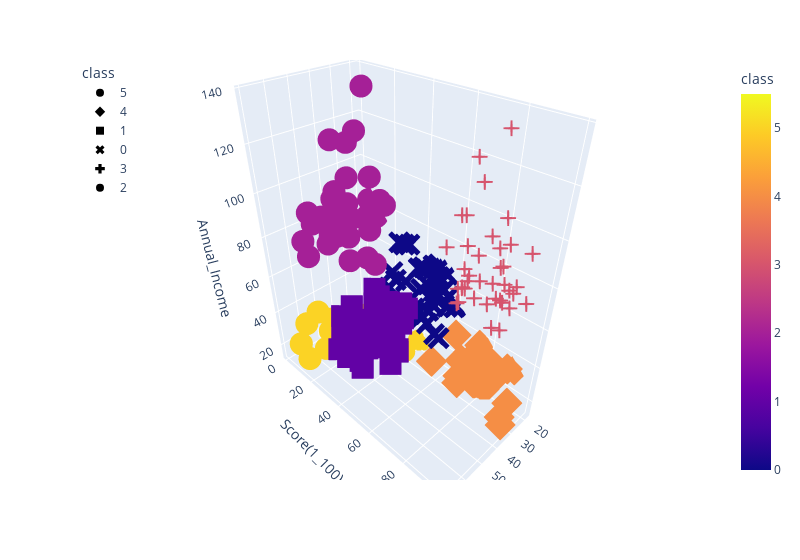

The notebook cell this image was saved under:
### Code cell
# Plot the 3D-scatter with x="Annual Income", y="Spending Score (1-100)" and z="Age"
fig = px.scatter_3d(
    six_clusters,
    x="Age",
    y="Score(1_100)",
    z="Annual_Income",
    color="class",
    symbol="class",
    width=800,
)
fig.update_layout(legend=dict(x=0, y=1))
fig.show()

### Figure 1 — Plotly figure (JSON) as saved in the notebook; plotly's stock layout.template omitted (floating-point values rounded to 4 significant figures)
{"data": [{"hovertemplate": "class=%{marker.color}<br>Age=%{x}<br>Score(1_100)=%{y}<br>Annual_Income=%{z}<extra></extra>", "legendgroup": "5", "marker": {"color": [5, 5, 5, 5, 5, 5, 5, 5, 5, 5, 5, 5, 5, 5, 5, 5, 5, 5, 5, 5, 5], "coloraxis": "coloraxis", "symbol": "circle"}, "mode": "markers", "name": "5", "scene": "scene", "showlegend": true, "type": "scatter3d", "x": [19, 20, 31, 35, 64, 67, 58, 37, 35, 52, 35, 46, 54, 45, 40, 60, 53, 49, 42, 36, 49], "y": [39, 6, 40, 6, 3, 14, 15, 13, 35, 29, 35, 5, 14, 32, 31, 4, 4, 14, 17, 26, 28], "z": [15, 16, 17, 18, 19, 19, 20, 20, 21, 23, 24, 25, 28, 28, 29, 30, 33, 33, 34, 37, 39]}, {"hovertemplate": "class=%{marker.color}<br>Age=%{x}<br>Score(1_100)=%{y}<br>Annual_Income=%{z}<extra></extra>", "legendgroup": "4", "marker": {"color": [4, 4, 4, 4, 4, 4, 4, 4, 4, 4, 4, 4, 4, 4, 4, 4, 4, 4, 4, 4, 4, 4], "coloraxis": "coloraxis", "symbol": "diamond"}, "mode": "markers", "name": "4", "scene": "scene", "showlegend": true, "type": "scatter3d", "x": [21, 23, 22, 23, 30, 35, 24, 22, 20, 35, 25, 31, 29, 35, 23, 21, 18, 21, 30, 20, 24, 24], "y": [81, 77, 76, 94, 72, 99, 77, 79, 66, 98, 73, 73, 82, 61, 87, 73, 92, 81, 73, 75, 92, 65], "z": [15, 16, 17, 18, 19, 19, 20, 20, 21, 23, 24, 25, 28, 28, 29, 30, 33, 33, 34, 37, 38, 39]}, {"hovertemplate": "class=%{marker.color}<br>Age=%{x}<br>Score(1_100)=%{y}<br>Annual_Income=%{z}<extra></extra>", "legendgroup": "1", "marker": {"color": [1, 1, 1, 1, 1, 1, 1, 1, 1, 1, 1, 1, 1, 1, 1, 1, 1, 1, 1, 1, 1, 1, 1, 1, 1, 1, 1, 1, 1, 1, 1, 1, 1, 1, 1, 1, 1, 1, 1, 1, 1, 1, 1, 1, 1], "coloraxis": "coloraxis", "symbol": "square"}, "mode": "markers", "name": "1", "scene": "scene", "showlegend": true, "type": "scatter3d", "x": [65, 48, 50, 49, 59, 50, 47, 51, 69, 53, 70, 67, 54, 63, 43, 68, 70, 47, 60, 60, 59, 45, 49, 57, 67, 46, 48, 55, 50, 68, 48, 47, 48, 49, 67, 49, 66, 54, 68, 66, 65, 63, 49, 51, 50], "y": [35, 36, 55, 52, 60, 45, 41, 50, 46, 46, 56, 52, 59, 51, 50, 48, 55, 42, 49, 56, 47, 53, 42, 51, 41, 44, 46, 58, 46, 55, 49, 47, 42, 48, 59, 56, 50, 46, 43, 48, 52, 43, 59, 43, 57], "z": [38, 39, 40, 42, 43, 43, 43, 44, 44, 46, 46, 47, 47, 48, 48, 48, 49, 49, 50, 50, 54, 54, 54, 54, 54, 54, 54, 57, 58, 59, 60, 60, 61, 62, 62, 62, 63, 63, 63, 63, 63, 65, 65, 67, 67]}, {"hovertemplate": "class=%{marker.color}<br>Age=%{x}<br>Score(1_100)=%{y}<br>Annual_Income=%{z}<extra></extra>", "legendgroup": "0", "marker": {"color": [0, 0, 0, 0, 0, 0, 0, 0, 0, 0, 0, 0, 0, 0, 0, 0, 0, 0, 0, 0, 0, 0, 0, 0, 0, 0, 0, 0, 0, 0, 0, 0, 0, 0, 0, 0, 0, 0], "coloraxis": "coloraxis", "symbol": "x"}, "mode": "markers", "name": "0", "scene": "scene", "showlegend": true, "type": "scatter3d", "x": [31, 27, 29, 31, 33, 31, 27, 19, 18, 19, 32, 26, 40, 23, 38, 21, 22, 34, 18, 40, 32, 24, 27, 20, 23, 26, 21, 19, 38, 19, 18, 19, 27, 38, 40, 23, 25, 28], "y": [61, 47, 42, 42, 60, 54, 51, 55, 59, 59, 47, 54, 48, 52, 55, 57, 55, 60, 41, 40, 42, 52, 50, 49, 41, 55, 42, 54, 42, 46, 48, 50, 56, 40, 58, 29, 34, 40], "z": [39, 40, 40, 40, 42, 43, 46, 46, 48, 48, 48, 54, 54, 54, 54, 54, 57, 58, 59, 60, 60, 60, 60, 61, 62, 62, 62, 63, 64, 64, 65, 65, 67, 67, 69, 70, 72, 76]}, {"hovertemplate": "class=%{marker.color}<br>Age=%{x}<br>Score(1_100)=%{y}<br>Annual_Income=%{z}<extra></extra>", "legendgroup": "3", "marker": {"color": [3, 3, 3, 3, 3, 3, 3, 3, 3, 3, 3, 3, 3, 3, 3, 3, 3, 3, 3, 3, 3, 3, 3, 3, 3, 3, 3, 3, 3, 3, 3, 3, 3, 3, 3, 3, 3, 3, 3], "coloraxis": "coloraxis", "symbol": "cross"}, "mode": "markers", "name": "3", "scene": "scene", "showlegend": true, "type": "scatter3d", "x": [39, 31, 40, 38, 39, 31, 29, 32, 35, 32, 32, 28, 32, 34, 39, 38, 27, 30, 30, 29, 31, 36, 33, 32, 28, 36, 30, 27, 35, 32, 29, 30, 28, 36, 32, 38, 35, 32, 30], "y": [91, 77, 95, 75, 75, 71, 88, 73, 72, 93, 87, 97, 74, 90, 88, 76, 89, 78, 73, 83, 93, 75, 95, 63, 75, 92, 86, 69, 90, 86, 88, 97, 68, 85, 69, 91, 79, 74, 83], "z": [69, 70, 71, 71, 71, 72, 73, 73, 74, 75, 76, 77, 77, 78, 78, 78, 78, 78, 78, 79, 81, 85, 86, 87, 87, 87, 88, 88, 93, 97, 98, 99, 101, 103, 103, 113, 120, 126, 137]}, {"hovertemplate": "class=%{marker.color}<br>Age=%{x}<br>Score(1_100)=%{y}<br>Annual_Income=%{z}<extra></extra>", "legendgroup": "2", "marker": {"color": [2, 2, 2, 2, 2, 2, 2, 2, 2, 2, 2, 2, 2, 2, 2, 2, 2, 2, 2, 2, 2, 2, 2, 2, 2, 2, 2, 2, 2, 2, 2, 2, 2, 2, 2], "coloraxis": "coloraxis", "symbol": "circle"}, "mode": "markers", "name": "2", "scene": "scene", "showlegend": true, "type": "scatter3d", "x": [43, 59, 47, 20, 44, 19, 57, 25, 48, 34, 43, 44, 47, 37, 34, 56, 19, 50, 42, 36, 40, 36, 52, 58, 59, 37, 46, 41, 54, 41, 34, 33, 47, 45, 32], "y": [35, 11, 9, 5, 7, 10, 5, 12, 36, 22, 17, 20, 16, 1, 1, 35, 5, 26, 20, 27, 13, 10, 13, 15, 14, 32, 15, 39, 24, 17, 23, 8, 16, 28, 18], "z": [71, 71, 71, 73, 73, 74, 75, 77, 77, 78, 78, 78, 78, 78, 78, 79, 81, 85, 86, 87, 87, 87, 88, 88, 93, 97, 98, 99, 101, 103, 103, 113, 120, 126, 137]}], "layout": {"coloraxis": {"colorbar": {"title": {"text": "class"}}, "colorscale": [[0, "#0d0887"], [0.1111, "#46039f"], [0.2222, "#7201a8"], [0.3333, "#9c179e"], [0.4444, "#bd3786"], [0.5556, "#d8576b"], [0.6667, "#ed7953"], [0.7778, "#fb9f3a"], [0.8889, "#fdca26"], [1, "#f0f921"]]}, "legend": {"title": {"text": "class"}, "tracegroupgap": 0, "x": 0, "y": 1}, "margin": {"t": 60}, "scene": {"domain": {"x": [0, 1], "y": [0, 1]}, "xaxis": {"title": {"text": "Age"}}, "yaxis": {"title": {"text": "Score(1_100)"}}, "zaxis": {"title": {"text": "Annual_Income"}}}, "width": 800}}
